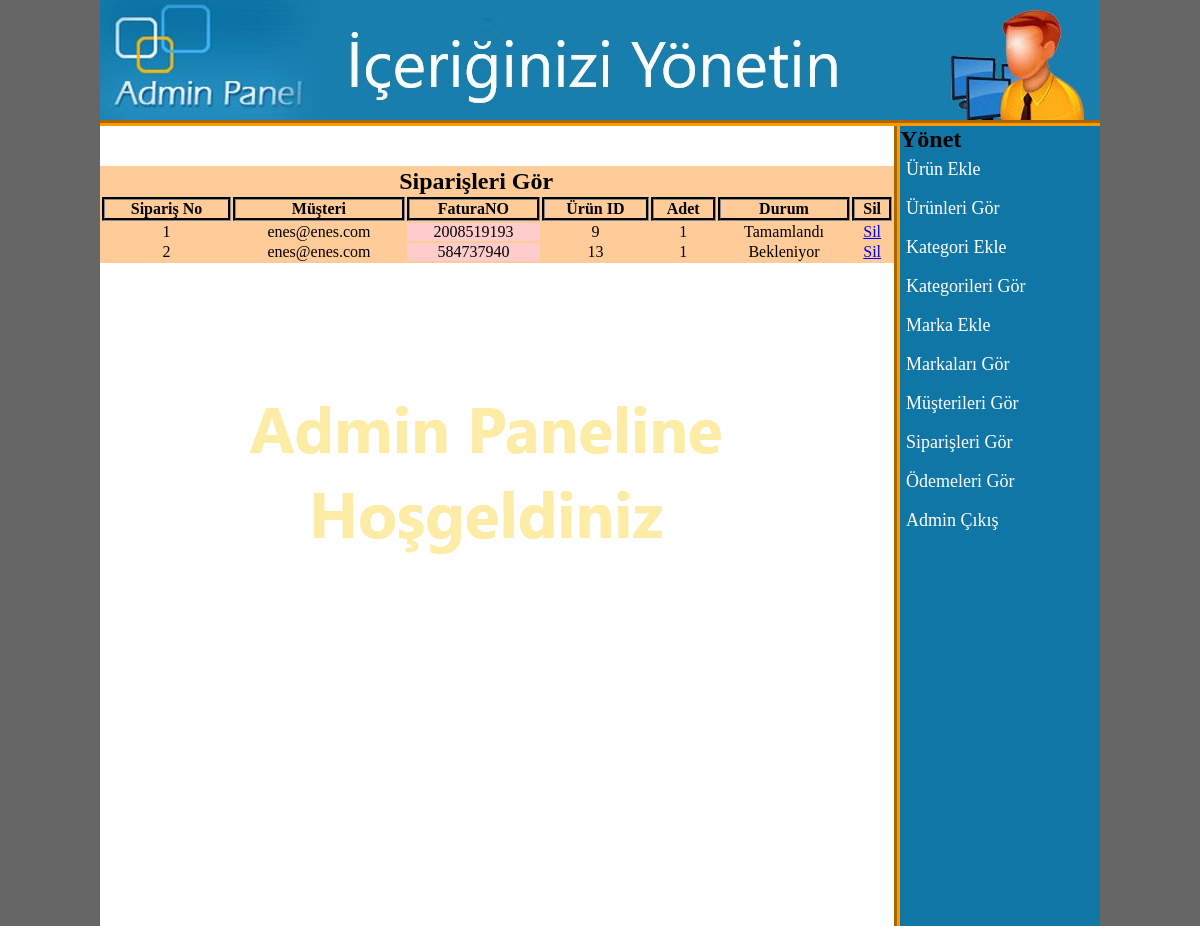
/carshop/admin_area/index.php?view_orders (signed in), run on the app's committed database.
### tables this page shows
CREATE TABLE `pending_orders` (
  `order_id` int(10) NOT NULL,
  `customer_id` int(10) NOT NULL,
  `invoice_no` int(10) NOT NULL,
  `product_id` int(10) NOT NULL,
  `qty` int(10) NOT NULL,
  `order_status` mediumtext NOT NULL
);

CREATE TABLE `customers` (
  `customer_id` int(10) NOT NULL,
  `customer_name` varchar(100) NOT NULL,
  `customer_email` varchar(100) NOT NULL,
  `customer_pass` varchar(100) NOT NULL,
  `customer_country` mediumtext NOT NULL,
  `customer_city` mediumtext NOT NULL,
  `customer_contact` int(100) NOT NULL,
  `customer_address` mediumtext NOT NULL,
  `customer_image` mediumtext NOT NULL,
  `customer_ip` int(100) NOT NULL
);

### carshop/admin_area/view_orders.php (the view, shortened to what this page needs)
<!DOCTYPE HTML>
<html>
<head>
</head>
<body>
	<table width="794" align="center" bgcolor="#FFCC99" border="2">
    	<tr align="center">
        	<td colspan="6"><h2>Siparişleri Gör</h2></td>
        </tr>
        <tr align="center">
        	<th>Sipariş No</th>
            <th>Müşteri</th>
            <th>FaturaNO</th>
            <th>Ürün ID</th>
            <th>Adet</th>
            <th>Durum</th>
            <th>Sil</th>
        </tr>
    	<?php
		include("includes/db.php");
		$get_orders = "select * from pending_orders";
		$run_orders = mysqli_query($con, $get_orders);
		$i=0;
		while($row_orders=mysqli_fetch_array($run_orders)){
			$order_id = $row_orders['order_id'];
			$c_id = $row_orders['customer_id'];
			$invoice = $row_orders['invoice_no'];
			$p_id = $row_orders['product_id'];
			$qty = $row_orders['qty'];
			$status = $row_orders['order_status'];
			$i++;
		?>
        <tr align="center">
        	<td><?php echo $i; ?></td>
            <td>
            <?php
			$get_customer = "select * from customers where customer_id='$c_id'";
			$run_customer = mysqli_query($con, $get_customer);
			$row_customer=mysqli_fetch_array($run_customer);
			$customer_email = $row_customer['customer_email'];
			echo $customer_email;
            ?>
            </td>
            <td bgcolor="#FFCCCC"><?php echo $invoice; ?></td>
            <td><?php echo $p_id; ?></td>
            <td><?php echo $qty; ?></td>
            <td>
			<?php
			if($status=='Pending'){
				echo $status = 'Bekleniyor';
				}
					else {
						echo $status = 'Tamamlandı';
						}
			 ?>
             </td>
            <td><a href="delete_order.php?delete_order=<?php echo $order_id; ?>">Sil</a></td>
        </tr>
        <?php } ?>
    </table>
</body>
</html>

### carshop/admin_area/styles/style.css (style rules this page uses)
html, body, div, span, applet, object, iframe, h1, h2, h3, h4, h5, h6, p, blockquote, pre, a, abbr, acronym, address, big, cite, code, del, dfn, em, img, ins, kbd, q, s, samp, small, strike, strong, sub, sup, tt, var, b, u, i, center, dl, dt, dd, ol, ul, li, fieldset, form, label, legend, table, caption, tbody, tfoot, thead, tr, th, td, article, aside, canvas, details, embed, figure, figcaption, footer, header, hgroup, menu, nav, output, ruby, section, summary, time, mark, audio, video { margin: 0; padding: 0; border: 0; vertical-align: baseline; }
body { background:#666; }

### carshop/admin_area/view_orders.php (style rules this page uses)
th,tr { border:3px groove #333; }

### data on the page
pending_orders: customer.customer_email "enes@enes.com", invoice_no "2008519193", product "9", qty "1"
pending_orders: customer.customer_email "enes@enes.com", invoice_no "584737940", product "13", qty "1"
